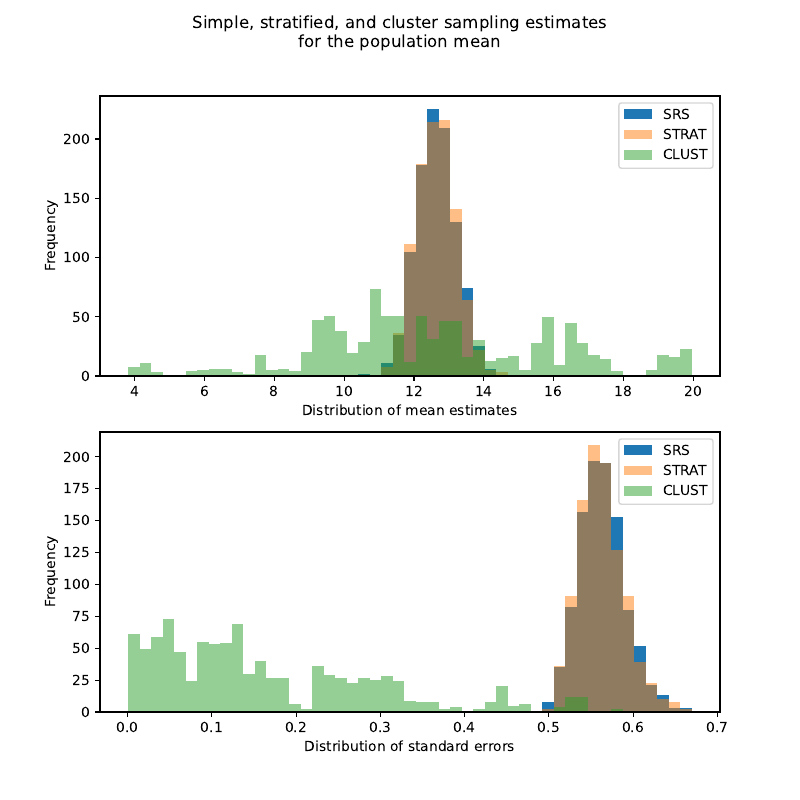

Generate this figure with Python:
#!/usr/bin/env python3

#Sampling methods: simple, stratified, and cluster (sampling without replacement)
#---
#This script simulates simple, stratified, and cluster sampling methods to estimate the population mean of a variable.

import pandas as pd
import numpy as np
import matplotlib.pyplot as plt

#define global variables
num_var = 'dep_delay' #numeric variable
strat_var = 'origin' #stratification variable
clust_var = 'carrier' #cluster variable
n_iter = 1000 #number of sampling iterations
n = 5000 #sample size
n_clust = 3 #define the number of clusters to sample

#load the data
#This data contains information about all flights that departed from NYC to destinations in the US, Puerto Rico
#and American Virgin Islands in 2013. Data obtained from https://github.com/tidyverse/nycflights13?tab=readme-ov-file
#The variable of interest is the flight departure delays in minutes.
dir = "/path/to/directory/"
df = pd.read_csv(dir + "data/nycflights.csv")
cols_to_keep = ['origin','carrier','dep_delay']
df = df[cols_to_keep]
df = df.dropna()


#Simple random sample (SRS)
#---
print(f"Running {n_iter} iterations of simple random sampling...")

rng = np.random.default_rng(123) #set the seed
N = len(df) #define the population size
srs_means = np.zeros(n_iter)
srs_mean_sds = np.zeros(n_iter)

for i in range(n_iter):
    sample = df.sample(n, random_state = rng) #take a simple random sample
    srs_means[i] = sample[num_var].mean() #estimate the sample mean
    srs_var = sample[num_var].var() #estimate the sample variance
    srs_mean_sds[i] = np.sqrt(((srs_var / n) * (1 - (n / N)))) #estimate SD of the sample mean


#Stratified sampling (proportional allocation)
#---
print(f"Running {n_iter} iterations of stratified sampling using proportional allocation...")

N = len(df) #define population size
p = n / N #calculate proportion for proportional allocation

rng = np.random.default_rng(123) #set the seed
strats = df[strat_var].unique() #create an array with all stratum names
strat_means = np.zeros(n_iter)
strat_mean_sds = np.zeros(n_iter)

for i in range(n_iter):
    strat_estimates = {} #define an empty dictionary
    for strat in strats:
        strat_df = df[df[strat_var] == strat] #filter rows for the stratum
        nh = int(round(p * len(strat_df), 0)) #stratum sample size
        Nh = len(strat_df) #stratum population size
        sample = strat_df.sample(nh , random_state = rng) #simple random sample of the stratum
        mean_h = sample[num_var].mean() #mean of stratum
        var_h = sample[num_var].var() #variance of stratum
        strat_estimates[strat] = [mean_h, var_h, nh, Nh] #store stratum-level estimates in the dictionary
        strat_estimates_df = pd.DataFrame(strat_estimates).T #convert the dictionary to a data frame
        strat_estimates_df.columns = ['mean_h','var_h','nh','Nh'] #add column headers
    mean_h = strat_estimates_df.mean_h
    var_h = strat_estimates_df.var_h
    nh = strat_estimates_df.nh
    Nh = strat_estimates_df.Nh
    strat_means[i] = sum((Nh / N) * mean_h) #estimate of population mean
    strat_mean_sds[i] = np.sqrt(sum((1 - (nh / Nh)) * (Nh / N)**2 * (var_h / nh))) #estimate standard error of mean estimate


#Cluster sampling (one-stage: unequal cluster sizes)
#---
print(f"Running {n_iter} iterations of one-stage cluster sampling...")

np.random.seed(123) #set the seed
clusters = df[clust_var].unique() #find all unique clusters
N = len(clusters) #total number of clusters
clust_means = np.zeros(n_iter)
clust_mean_sds = np.zeros(n_iter)

for i in range(n_iter):
    sample_clusters = np.random.choice(clusters, size = n_clust, replace = False) #take a random sample of clusters
    clust_estimates = {}
    for sample_cluster in sample_clusters:
        clust_df = df[df[clust_var] == sample_cluster] #filter rows for the sampled cluster
        Mi = len(clust_df) #cluster size
        ti = clust_df[num_var].sum() #cluster total
        ybari = clust_df[num_var].mean() #cluster mean
        clust_estimates[sample_cluster] = [ti, ybari, Mi] #store cluster-level estimates
        clust_estimates_df = pd.DataFrame(clust_estimates).T #convert to data frame
        clust_estimates_df.columns = ['ti', 'ybari','Mi'] #add column headers
    ti = clust_estimates_df.ti #cluster totals
    ybari = clust_estimates_df.ybari #cluster means
    Mi = clust_estimates_df.Mi #cluster sizes
    clust_mean = sum(ti) / sum(Mi) #estimate population mean
    clust_means[i] = clust_mean
    vt = np.sum((Mi * ybari - Mi * clust_mean)**2) / (n - 1) #cluster total variance
    clust_mean_sds[i] = np.sqrt((1 - n_clust / N) * (N / Mi.sum())**2 * (vt / n_clust)) #estimate standard error of mean estimate


#Visualize all sampling results
#---
#population mean estimates
mean_results = pd.DataFrame({'SRS': srs_means, 'STRAT': strat_means, 'CLUST': clust_means}) #estimated population means

#standard error distributions
SE_results = pd.DataFrame({'SRS': srs_mean_sds, 'STRAT': strat_mean_sds, 'CLUST': clust_mean_sds}) #estimated standard errors of mean

#define subplots
fig, (ax1, ax2) = plt.subplots(nrows = 2, ncols = 1, figsize = (8, 8))
fig.suptitle("Simple, stratified, and cluster sampling estimates\nfor the population mean")

#create the first subplot
mins = []
maxs = []
for i in mean_results.columns: #define the bin widths for the histograms
    mins.append(min(mean_results[i]))
    maxs.append(max(mean_results[i]))

bins = np.linspace(min(mins), max(maxs), num = 50)
ax1.hist(mean_results['SRS'], bins = bins, alpha = 1, label = 'SRS')
ax1.hist(mean_results['STRAT'], bins = bins, alpha = 0.5, label = 'STRAT')
ax1.hist(mean_results['CLUST'], bins = bins, alpha = 0.5, label = 'CLUST')
ax1.set_ylabel("Frequency")
ax1.set_xlabel("Distribution of mean estimates")
ax1.legend()

#create the second subplot
mins = []
maxs = []
for i in SE_results.columns: #define the bin widths for the histograms
    mins.append(min(SE_results[i]))
    maxs.append(max(SE_results[i]))

bins = np.linspace(min(mins), max(maxs), num = 50)
ax2.hist(SE_results['SRS'], bins = bins, alpha = 1, label = 'SRS')
ax2.hist(SE_results['STRAT'], bins = bins, alpha = 0.5, label = 'STRAT')
ax2.hist(SE_results['CLUST'], bins = bins, alpha = 0.5, label = 'CLUST')
ax2.set_ylabel("Frequency")
ax2.set_xlabel("Distribution of standard errors")
ax2.legend()

plt.show()

fig.savefig(dir + 'sampling methods/sampling_methods.pdf', format = 'pdf') #save the plot as a pdf
